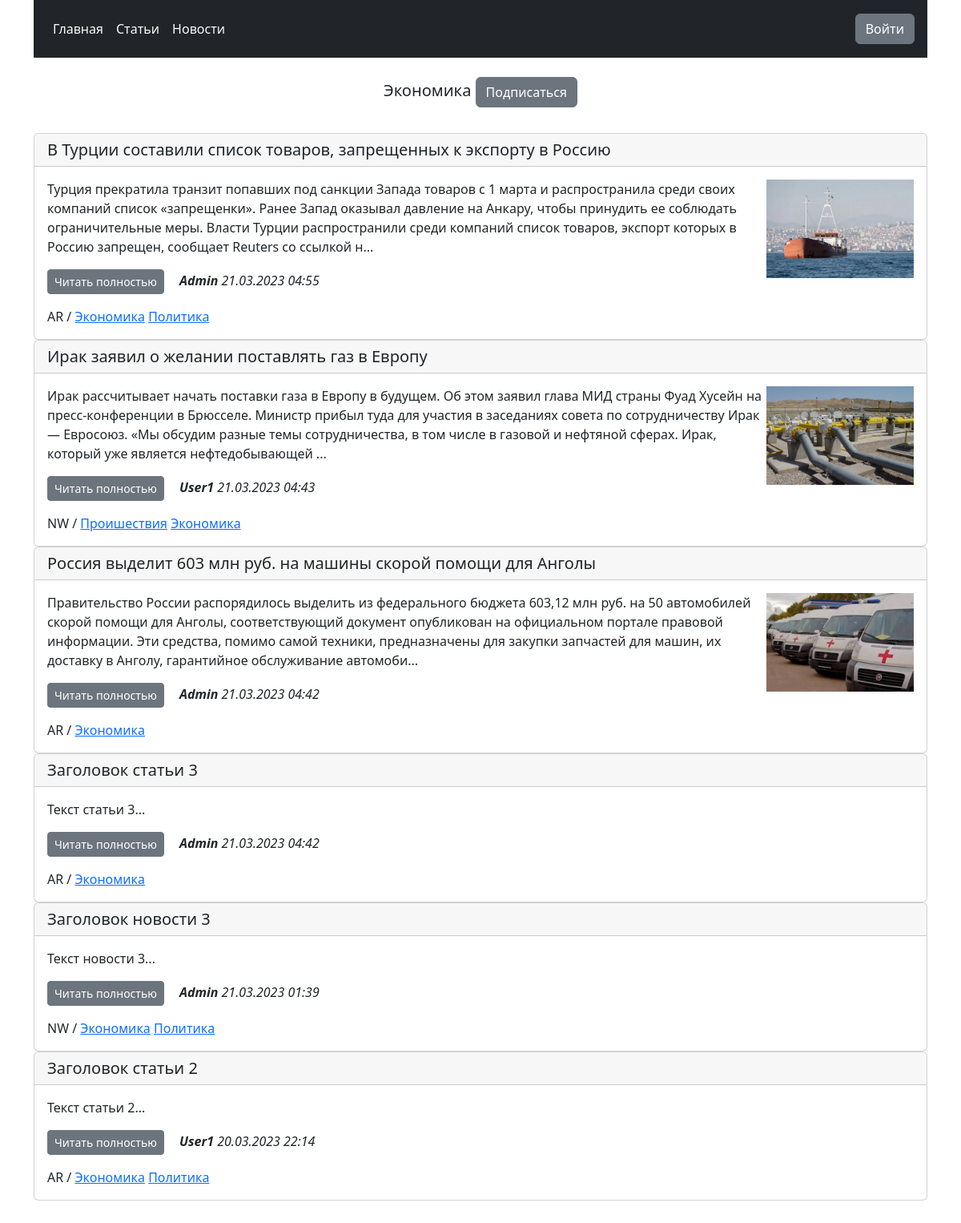
Page /category/1/ on the committed database.
### app/models.py (models this page shows, shortened)
class Category(models.Model):
    name = models.CharField(max_length=64, unique=True, verbose_name='Категория')
    subscribers = models.ManyToManyField(User, related_name='category')
    def __str__(self):
        return self.name

class Post(models.Model):
    NEWS = 'NW'
    ARTICLE = 'AR'
    CATEGORY_CHOICES = ((NEWS, 'Новость'), (ARTICLE, 'Статья'))
    type_category = models.CharField(max_length=2, choices=CATEGORY_CHOICES, default=ARTICLE,
                                     verbose_name='Тип категории')
    post_title = models.CharField('Заголовок', max_length=128)
    post_text = models.TextField('Текст', max_length=2048)
    post_author = models.ForeignKey(Author, on_delete=models.CASCADE)
    post_category = models.ManyToManyField(Category, through='PostCategory', verbose_name='Категория')
    post_rating = models.SmallIntegerField(default=0)
    post_date = models.DateTimeField(auto_now_add=True, verbose_name='Дата создания')
    post_date_update = models.DateTimeField(auto_now=True, verbose_name='Дата изменения')
    post_photo = models.ImageField(upload_to="photos/%Y/%m/%d/", blank=True)
    class Meta:
        verbose_name = 'Пост'
        verbose_name_plural = 'Посты'
        ordering = ['-post_date', 'post_title']
    def preview(self):
        return self.post_text[0:350] + '...'
    def get_absolute_url(self):
        return reverse('post', kwargs={'post_id': self.pk})

class Author(models.Model):
    author_user = models.OneToOneField(User, on_delete=models.CASCADE)
    author_rating = models.SmallIntegerField(default=0)
    class Meta:
        verbose_name = 'Автор'
        verbose_name_plural = 'Авторы'

### app/views.py (the view)
# urls.py: path('category/<int:pk>/', CategoryListView.as_view(), name='category'),
class CategoryListView(ListView):
    model = Post
    template_name = 'category.html'
    context_object_name = 'category_news_list'
    def get_queryset(self):
        self.category = get_object_or_404(Category, id=self.kwargs['pk'])
        queryset = Post.objects.filter(post_category=self.category)
        return queryset
    def get_context_data(self,  **kwargs):
        context = super().get_context_data(**kwargs)
        context['is_not_subscriber'] = self.request.user not in self.category.subscribers.all()
        context['category'] = self.category
        return context

### app/templates/app/category.html (shortened to what this page needs)
{% extends 'app/default.html' %}
{% load custom_filters %}
{% block content %}
<br>
{% if is_not_subscriber %}
   <h5 class="text-center"> {{ category }} <a href="{}" class="btn btn-secondary btn"> Подписаться </a></h5>
{% endif %}
<br>
{% for el in category_news_list %}
<div class="card">
    <h5 class="card-header">{{ el.post_title }}</h5>
    <div class="card-body">
        {% if el.post_photo %}
        <img src="{{el.post_photo.url}}" align="right" width="17%">
        {% endif %}
        <p class="card-text">{{ el.preview }}</p>
        <p> <a href="{{ el.get_absolute_url }}" class="btn btn-secondary btn-sm">Читать полностью</a>ㅤ
            <em><b>{{ el.post_author.author_user.username}} </b> {{ el.post_date|date:"d.m.Y H:i" }}</em></p>
        {{ el.type_category}} /
        {% for category in el.post_category.all %}
            <a href= "{% url 'category' category.id %}">{{ category }}</a>
        {% endfor %}
    </div>
</div>
{% endfor %}
<br>
{% endblock %}

### rows in the picture
Category: name "Экономика"
Post: post_title "В Турции составили список товаров, запрещенных к экспорту в Россию", post_photo (picture), preview "Турция прекратила транзит попавших под санкции Запада товаров с 1 марта и распространила среди своих компаний список «запрещенки». Ранее Запад оказывал давление на Анкару, чтобы принудить ее соблюдать ограничительные меры. Власти Турции распространили среди компаний список товаров, экспорт которых в Россию запрещен, сообщает Reuters со ссылкой н...", post_author.author_user.username "Admin", post_date "21.03.2023 04:55", type_category "AR"
Category: name "Политика"
Post: post_title "Ирак заявил о желании поставлять газ в Европу", post_photo (picture), preview "Ирак рассчитывает начать поставки газа в Европу в будущем. Об этом заявил глава МИД страны Фуад Хусейн на пресс-конференции в Брюсселе. Министр прибыл туда для участия в заседаниях совета по сотрудничеству Ирак — Евросоюз. «Мы обсудим разные темы сотрудничества, в том числе в газовой и нефтяной сферах. Ирак, который уже является нефтедобывающей ...", post_author.author_user.username "User1", post_date "21.03.2023 04:43", type_category "NW"
Category: name "Проишествия"
Post: post_title "Россия выделит 603 млн руб. на машины скорой помощи для Анголы", post_photo (picture), preview "Правительство России распорядилось выделить из федерального бюджета 603,12 млн руб. на 50 автомобилей скорой помощи для Анголы, соответствующий документ опубликован на официальном портале правовой информации. Эти средства, помимо самой техники, предназначены для закупки запчастей для машин, их доставку в Анголу, гарантийное обслуживание автомоби...", post_author.author_user.username "Admin", post_date "21.03.2023 04:42", type_category "AR"
Post: post_title "Заголовок статьи 3", preview "Текст статьи 3...", post_author.author_user.username "Admin", post_date "21.03.2023 04:42", type_category "AR"
Post: post_title "Заголовок новости 3", preview "Текст новости 3...", post_author.author_user.username "Admin", post_date "21.03.2023 01:39", type_category "NW"
Post: post_title "Заголовок статьи 2", preview "Текст статьи 2...", post_author.author_user.username "User1", post_date "20.03.2023 22:14", type_category "AR"
